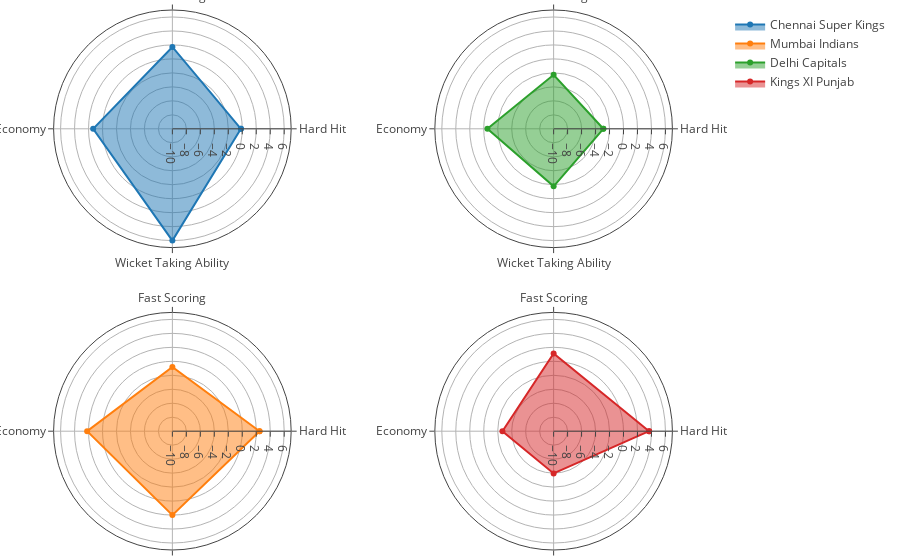

The code cell stored with this chart in its notebook:
### Code cell
import plotly.plotly as py
import plotly
import plotly.graph_objs as go
plotly.offline.init_notebook_mode(connected=True)
from sklearn import preprocessing
min_max_scaler = preprocessing.MinMaxScaler()

# out_full['Hard Hit'] = pd.DataFrame(min_max_scaler.fit_transform(out_full['Hard Hit'].values))


data = []

# for i in range(len(o)):
# for i in range(0, 3):
count = 0
for i in [4, 2, 5, 1]:
    r = o.iloc[i,:]
    t = go.Scatterpolar(
      r = [r['Hard Hit']*1000, r['Fast Scoring']*100, r['Economy']*-10, r['Wicket Taking Ability']*-5, r['Hard Hit']*1000],
      theta = ['Hard Hit','Fast Scoring','Economy', 'Wicket Taking Ability', 'Hard Hit'],
      fill = 'toself',
      name = r['team'],
      subplot = "polar"+str(count+1) if i>0 else "polar"
    )
    count = count+1
    data.append(t)
    
# data = [
#     go.Scatterpolar(
#       r = [39, 28, 8, 7, 28, 39],
#       theta = ['A','B','C', 'D', 'E', 'A'],
#       fill = 'toself',
#       name = 'Group A'
#     ),
#     go.Scatterpolar(
#       r = [1.5, 10, 39, 31, 15, 1.5],
#       theta = ['A','B','C', 'D', 'E', 'A'],
#       fill = 'toself',
#       name = 'Group B'
#     )
# ]



layout = go.Layout(
    margin=go.layout.Margin(
        l=10,
        r=10,
        b=10,
        t=10,
        pad=0
    ),
  polar = dict(
      domain = dict(
        x = [0, 0.46],
        y = [0.56, 1]
      ),
    radialaxis = dict(
      visible = True,
      range = [-10, 7]
    )
  ),
  polar2 = dict(
     domain = dict(
        x = [0, 0.46],
        y = [0, 0.44]
      ),
    radialaxis = dict(
      visible = True,
      range = [-10, 7]
    )
  ),
  polar3 = dict(
      domain = dict(
        x = [0.54, 1],
        y = [0.56, 1]
      ),
    radialaxis = dict(
      visible = True,
      range = [-10, 7]
    )
  ),
  polar4 = dict(
      domain = dict(
        x = [0.54, 1],
        y = [0, 0.44]
      ),
    radialaxis = dict(
      visible = True,
      range = [-10, 7]
    )
  ),
  showlegend = True
    
)

fig = go.Figure(data=data, layout=layout)
t = plotly.offline.iplot(fig, filename="multiple-subplots")

### Figure 1 — Plotly figure (JSON) as saved in the notebook; plotly's stock layout.template omitted (floating-point values rounded to 4 significant figures)
{"data": [{"fill": "toself", "name": "Chennai Super Kings", "r": [-0.1908, 1.712, 1.336, 5.995, -0.1908], "subplot": "polar", "theta": ["Hard Hit", "Fast Scoring", "Economy", "Wicket Taking Ability", "Hard Hit"], "type": "scatterpolar", "uid": "db86643c-432c-49bf-873e-32018c906054"}, {"fill": "toself", "name": "Mumbai Indians", "r": [2.475, -0.8052, 2.197, 2.005, 2.475], "subplot": "polar2", "theta": ["Hard Hit", "Fast Scoring", "Economy", "Wicket Taking Ability", "Hard Hit"], "type": "scatterpolar", "uid": "d1e6ccc5-1dcb-4d2f-b809-c5c0c2e6a08c"}, {"fill": "toself", "name": "Delhi Capitals", "r": [-2.886, -2.276, -0.5256, -1.773, -2.886], "subplot": "polar3", "theta": ["Hard Hit", "Fast Scoring", "Economy", "Wicket Taking Ability", "Hard Hit"], "type": "scatterpolar", "uid": "9d2f4193-5e6c-4492-8b0d-e71dec25f831"}, {"fill": "toself", "name": "Kings XI Punjab", "r": [3.666, 1.134, -2.673, -3.954, 3.666], "subplot": "polar4", "theta": ["Hard Hit", "Fast Scoring", "Economy", "Wicket Taking Ability", "Hard Hit"], "type": "scatterpolar", "uid": "15562715-643e-4f15-b98a-fca3363eec88"}], "layout": {"margin": {"b": 10, "l": 10, "pad": 0, "r": 10, "t": 10}, "polar": {"domain": {"x": [0, 0.46], "y": [0.56, 1]}, "radialaxis": {"range": [-10, 7], "visible": true}}, "polar2": {"domain": {"x": [0, 0.46], "y": [0, 0.44]}, "radialaxis": {"range": [-10, 7], "visible": true}}, "polar3": {"domain": {"x": [0.54, 1], "y": [0.56, 1]}, "radialaxis": {"range": [-10, 7], "visible": true}}, "polar4": {"domain": {"x": [0.54, 1], "y": [0, 0.44]}, "radialaxis": {"range": [-10, 7], "visible": true}}, "showlegend": true}}
